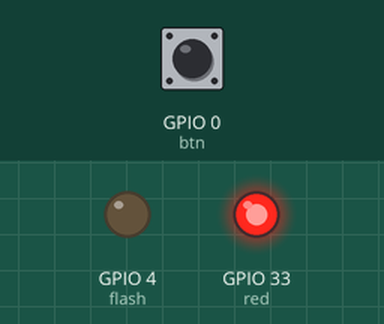
Bench run of a program on a simulated ESP32 board running MicroPython. Shown: output pins drawn as LEDs (lit = HIGH). Dashed ring = blinking. Inputs (shaded band) come from the test bench; at power-on: GPIO 0 (btn) HIGH. Files the program writes start out absent; random numbers come from a fixed seed; files that are not in the repository are absent; what the program prints to the serial console is not drawn.

Above: at 1.2 s.
1.3 s: GPIO 0 (btn) pulled LOW for 0.15 s
At 2.6 s:
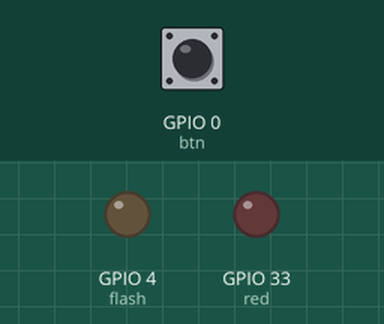
4.4 s: GPIO 0 (btn) pulled LOW for 1 s
7.5 s: GPIO 0 (btn) pulled LOW for 0.15 s
At 10.3 s:
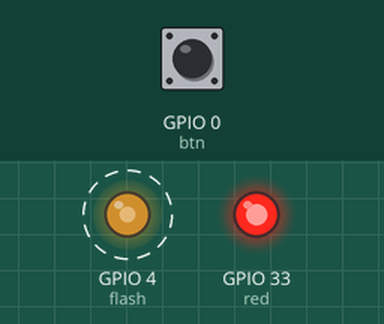
10.6 s: GPIO 0 (btn) pulled LOW for 3.2 s
At 14.7 s:
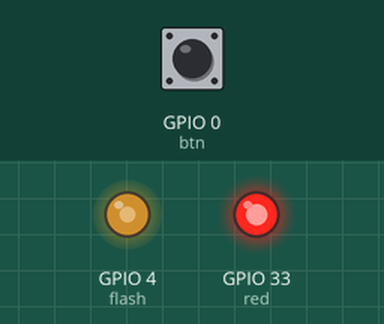
15.3 s: GPIO 0 (btn) pulsed LOW 2 times (0.12 s each, 0.3 s apart)
At 17.8 s:
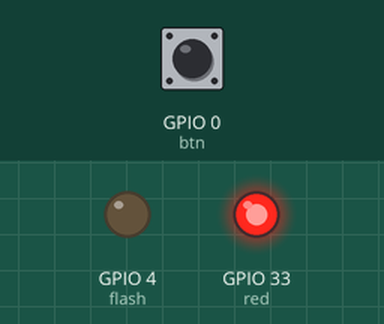
Timing chart, 0 to 19.3 s (numbered marks = the images above; inputs shaded):
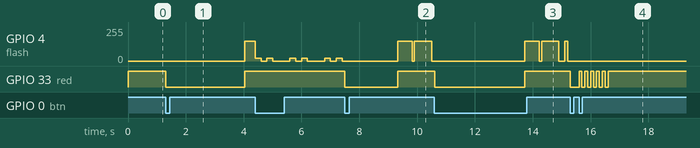

Measured:
- after the input at 1.3 s, GPIO 4 (flash): 0/255 → 150/255 after 2.7 s; GPIO 33 (red): HIGH → LOW at once, → HIGH 2.7 s later
- after the input at 7.5 s, GPIO 33 (red): HIGH → LOW at once, → HIGH 1.8 s later
- after the input at 10.6 s, GPIO 33 (red): HIGH → LOW at once, → HIGH 3.1 s later
- after the input at 15.3 s, GPIO 33 (red): HIGH → LOW at once, then repeats every 0.20 s: HIGH 0.10 s, LOW 0.10 s, until it stays HIGH from 16.6 s

The program:

261013_g4_cognitive_test.py
```python
from machine import Pin, PWM, Timer
import time
import random

btn = Pin(0, Pin.IN, Pin.PULL_UP)               # 누르면 0
flash = PWM(Pin(4), freq=1000, duty=0)          # 플래시 (직시 금지)
red = Pin(33, Pin.OUT, value=1)                 # 0 이 켜짐

# ───── ★ 고쳐 쓰는 값: 이 칸의 숫자만 바꾸면 된다 ─────
LIMIT_MS = 500           # 이 시간(0.5초) 안에 눌러야 통과
GO_DUTY = 600            # "지금!" 신호의 밝기 (0~1023)
PASS_DUTY = 80           # 통과 때 불의 밝기: 어둡게
FAIL_DUTY = 600          # 실패 때 불의 밝기: 밝게

# 깜빡임 모양: 한 칸 = 100ms, 1 = 켜짐, 0 = 꺼짐. 끝까지 읽으면 처음으로 돌아가 계속 반복
PASS_PATTERN = [1, 1, 0, 0,   1, 1, 0, 0,   0, 0, 0, 0]                       # 두 번 깜빡 · 쉬고
FAIL_PATTERN = [1, 1, 1, 1, 1, 1,   0, 0,   1, 0, 1, 0, 1, 0,   0, 0, 0, 0]   # 길게 한 번 · 짧게 세 번 · 쉬고

MIN_WAIT = 1000          # 랜덤 대기 최소(ms)
MAX_WAIT = 4000          # 랜덤 대기 최대(ms)
# ───── 여기까지 ─────

PRESS_LOCK_MS = 100      # 버튼을 누른 뒤 이 시간 동안은 또 눌린 것으로 치지 않는다 (떨림 방지)
BEST_FILE = "best.txt"           # 통과한 것 중 가장 빠른 기록 (플래시 메모리)
LOG_FILE = "cog_log.txt"         # 검사 결과를 한 줄씩 쌓는 파일 (통과 ms, 실패 -1)

IDLE = 0      # 키 입력 대기: 버튼을 누르면 검사 시작
READY = 1     # 준비: 빨간 LED 켜짐, 랜덤 시간 기다리는 중
GO = 2        # 플래시 켜짐: LIMIT_MS 안에 누르기
FOUL = 3      # 반칙: 빨간 LED 빠르게 깜빡
PASS = 4      # 통과: PASS_PATTERN 대로 PASS_DUTY 로 계속 깜빡 (버튼을 누를 때까지)
FAIL = 5      # 실패: FAIL_PATTERN 대로 FAIL_DUTY 로 계속 깜빡 (버튼을 누를 때까지)

state = IDLE
wait_ms = 0
t0 = 0                   # 상태가 시작된 시각
best = None              # 통과 기록 중 가장 빠른 것(ms)
blink_cnt = 0            # 깜빡임 단계 세기
foul_cnt = 0             # 반칙 깜빡임 횟수
last_press = 0           # 마지막으로 인정한 버튼 누름 시각
btn_last = 1

flag_10ms = False
flag_100ms = False
isr_cnt = 0

def timer_isr(t):
    global isr_cnt, flag_10ms, flag_100ms
    isr_cnt += 1
    if isr_cnt % 10 == 0:
        flag_10ms = True
    if isr_cnt % 100 == 0:
        flag_100ms = True
    if isr_cnt >= 1000:
        isr_cnt = 0

def load_best():
    try:
        with open(BEST_FILE) as f:         # 파일이 있으면 읽어서
            return int(f.read())
    except (OSError, ValueError):          # 처음이라 파일이 없거나 내용이 이상하면
        return None                        # 기록 없음

def save_best(ms):
    with open(BEST_FILE, "w") as f:        # "w": 새로 쓰기 (옛 내용은 지워짐)
        f.write(str(ms))

def log_result(ms):
    with open(LOG_FILE, "a") as f:         # "a": 맨 끝에 덧붙이기
        f.write(str(ms) + "\n")

best = load_best()                         # 전원을 켤 때마다 지난 기록을 불러온다

def start_round():
    global state, wait_ms, t0
    random.seed(time.ticks_ms())                   # 누른 시각으로 씨앗을 바꿔 매번 다르게
    wait_ms = random.randint(MIN_WAIT, MAX_WAIT)   # 1~4초 중 아무 때나
    t0 = time.ticks_ms()
    red.value(0)                                   # 준비 신호
    state = READY
    print("준비... 플래시가 켜지면", LIMIT_MS, "ms 안에 누르세요!")

def finish_pass(rt):
    global state, best, blink_cnt
    print("통과! 반응 시간:", rt, "ms")
    log_result(rt)                                 # 통과 기록을 파일 끝에 한 줄
    if best is None or rt < best:
        best = rt
        save_best(best)                            # 최고 기록일 때만 다시 쓴다
        print("★ 최고 기록 갱신!", best, "ms")
    flash.duty(0)
    blink_cnt = 0
    state = PASS

def finish_fail():
    global state, blink_cnt
    print("실패!", LIMIT_MS, "ms 안에 못 눌렀어요")
    log_result(-1)                                 # 실패는 -1 로 적는다
    flash.duty(0)
    blink_cnt = 0
    state = FAIL

def on_press():
    global state, foul_cnt
    if state == IDLE or state == PASS or state == FAIL:   # 대기·통과·실패 어디서든 누르면 새로 도전
        flash.duty(0)
        red.value(1)
        start_round()
    elif state == READY:                           # 너무 일찍 눌렀다
        flash.duty(0)
        foul_cnt = 0
        state = FOUL
        print("반칙! 너무 일찍 눌렀어요")
    elif state == GO:
        rt = time.ticks_diff(time.ticks_ms(), t0)  # 켜진 뒤 눌릴 때까지 걸린 시간
        if rt < LIMIT_MS:
            finish_pass(rt)
        else:
            finish_fail()

def task_10ms():
    global state, t0, btn_last, last_press
    now = btn.value()
    if btn_last == 1 and now == 0:
        if time.ticks_diff(time.ticks_ms(), last_press) >= PRESS_LOCK_MS:
            last_press = time.ticks_ms()
            on_press()
    btn_last = now

    if state == READY and time.ticks_diff(time.ticks_ms(), t0) >= wait_ms:
        flash.duty(GO_DUTY)                        # 지금!
        red.value(1)
        t0 = time.ticks_ms()
        state = GO
    elif state == GO and time.ticks_diff(time.ticks_ms(), t0) >= LIMIT_MS:
        finish_fail()                              # 0.5초가 지났다

def task_100ms():
    global state, foul_cnt, blink_cnt
    if state == FOUL:  # 3 = 반칙
        red.value(red.value() ^ 1)                 # 빠르게 깜빡
        foul_cnt += 1
        if foul_cnt >= 12:                         # 약 1.2초 깜빡이면 끝
            red.value(1)
            state = IDLE
            print("다시 하려면 버튼을 누르세요")
    elif state == PASS:                            # 어두운 불: 두 번 깜빡 · 쉬고 · 계속
        on = PASS_PATTERN[blink_cnt % len(PASS_PATTERN)]
        flash.duty(PASS_DUTY if on else 0)
        blink_cnt += 1                             # 버튼을 누를 때까지 계속 반복
    elif state == FAIL:                            # 밝은 불: 길게 한 번 · 짧게 세 번 · 계속
        on = FAIL_PATTERN[blink_cnt % len(FAIL_PATTERN)]
        flash.duty(FAIL_DUTY if on else 0)
        blink_cnt += 1                             # 버튼을 누를 때까지 계속 반복

tmr = Timer(0)
tmr.init(period=1, mode=Timer.PERIODIC, callback=timer_isr)
print("인지능력 검사기! 저장된 최고 기록:", best)
print("버튼을 누르면 시작")

try:
    while True:
        if flag_10ms:
            flag_10ms = False
            task_10ms()
        if flag_100ms:
            flag_100ms = False
            task_100ms()
except KeyboardInterrupt:
    tmr.deinit()
    flash.duty(0)
    flash.deinit()
    red.value(1)
    print("정지. 최고 기록:", best)

# ⭐ 도전: LIMIT_MS 를 300 으로 줄여 보자. 실패 횟수가 세 번이 되면 검사 종료로 만들어 보자.
```
